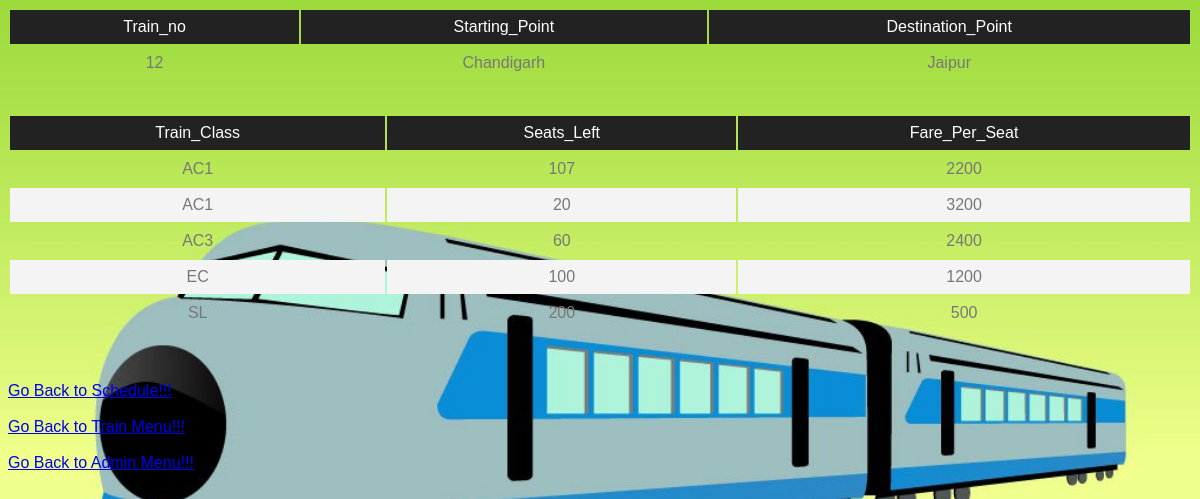
Screenshot of /railway/seat_plan.php?trainno=12&sp=Chandigarh&dp=Jaipur with the database file from the repository.
### tables this page shows
CREATE TABLE IF NOT EXISTS `classseats` (
  `trainno` int(11) NOT NULL,
  `sp` varchar(50) NOT NULL COMMENT 'Starting_Point',
  `dp` varchar(50) NOT NULL COMMENT 'Destination_Point',
  `doj` date NOT NULL,
  `class` varchar(10) NOT NULL,
  `fare` int(11) NOT NULL,
  `seatsleft` int(11) NOT NULL,
  PRIMARY KEY (`trainno`,`sp`,`dp`,`doj`,`class`),
  KEY `class` (`class`),
  KEY `sp` (`sp`,`dp`),
  KEY `dp` (`dp`)
);

### railway/seat_plan.php (the view)
<html>
<body style=" background-image: url(adminlogin.jpeg);
    height: 100%;
    background-position: center;
    background-repeat: no-repeat;
    background-size: cover;">
<?php
require "db.php";
echo "
<table>
<thead><td>Train_no</td><td>Starting_Point</td><td>Destination_Point</td></thead>
<tr><td>".$_GET["trainno"]."</td><td>".$_GET["sp"]."</td><td>".$_GET["dp"]."</td></tr>
</table>
";
echo "
<table>
<thead><td>Train_Class</td><td>Seats_Left</td><td>Fare_Per_Seat</td></thead>
";
$cdquery="SELECT classseats.class,classseats.seatsleft,classseats.fare FROM classseats WHERE classseats.trainno='".$_GET["trainno"]."' AND classseats.sp='".$_GET["sp"]."' AND classseats.dp='".$_GET["dp"]."'";
$cdresult=mysqli_query($conn,$cdquery);
while ($cdrow=mysqli_fetch_array($cdresult))
{
	echo "
<tr><td>".$cdrow[0]."</td><td>".$cdrow[1]."</td><td>".$cdrow[2]."</td></tr>
";
}
echo "</table>";
echo " <br><a href=\"http://localhost/railway/schedule.php?trainno=".$_GET['trainno']."\">Go Back to Schedule!!!</a><br> ";
echo " <br><a href=\"http://localhost/railway/show_trains.php\">Go Back to Train Menu!!!</a><br> ";
echo " <br><a href=\"http://localhost/railway/admin_login.php\">Go Back to Admin Menu!!!</a> ";
?>
</body>
</html>

### railway/style.css (style rules this page uses)
body, input, textarea { font-family: 'Source Sans Pro', sans-serif; font-weight: 300; color: #777; }
table { width: 100%; }
table tbody tr:nth-child(2n+2) { background: #f4f4f4; }
table td { padding: 0.5em 1em 0.5em 1em; text-align: center; }
table thead { background: #222222; color: #fff; }
p, ul, ol, dl, table, blockquote, form { margin-bottom: 2em; }

### rows the page displays
classseats: class "AC1", seatsleft "107", fare "2200"
classseats: class "AC1", seatsleft "20", fare "3200"
classseats: class "AC3", seatsleft "60", fare "2400"
classseats: class "EC", seatsleft "100", fare "1200"
classseats: class "SL", seatsleft "200", fare "500"

### other values shown
$_GET["trainno"] "12"
$_GET["sp"] "Chandigarh"
$_GET["dp"] "Jaipur"
